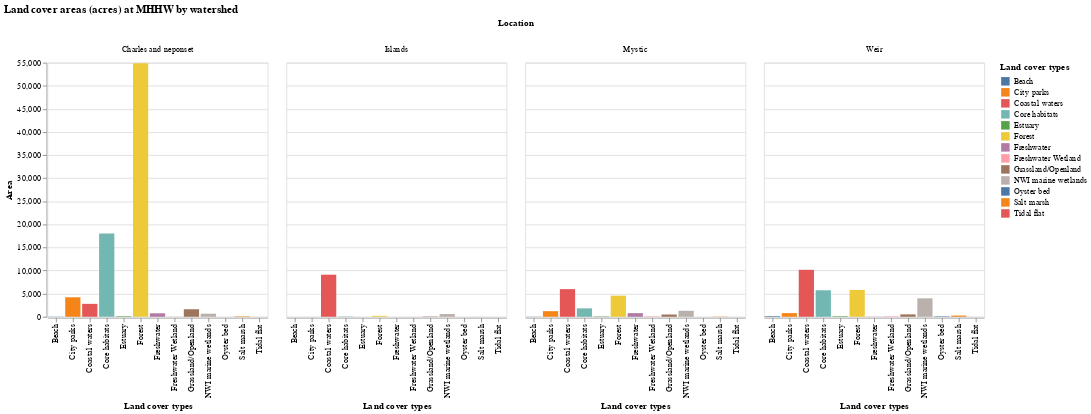

Notebook source saved alongside this figure:
### Code cell
alt.Chart(df1, title = 'Land cover areas (acres) at MHHW by watershed').mark_bar().encode(
    x='Land cover types',
    y='Area',
    color='Land cover types',
    column='Location'
)

### Figure 1 — Vega-Lite specification as saved in the notebook (floating-point values rounded to 4 significant figures)
{"config": {"view": {"continuousWidth": 400, "continuousHeight": 300}}, "data": {"name": "data-ada309f7a08a96de0efd801acb5584e3"}, "mark": "bar", "encoding": {"color": {"field": "Land cover types", "type": "nominal"}, "column": {"field": "Location", "type": "nominal"}, "x": {"field": "Land cover types", "type": "nominal"}, "y": {"field": "Area", "type": "quantitative"}}, "title": "Land cover areas (acres) at MHHW by watershed", "$schema": "https://vega.github.io/schema/vega-lite/v4.17.0.json", "datasets": {"data-ada309f7a08a96de0efd801acb5584e3": [{"Land cover types": "NWI marine wetlands", "Location": "Mystic", "Area": 1299.0}, {"Land cover types": "Salt marsh", "Location": "Mystic", "Area": 46.8}, {"Land cover types": "Freshwater Wetland", "Location": "Mystic", "Area": 94.3}, {"Land cover types": "City parks", "Location": "Mystic", "Area": 1215.0}, {"Land cover types": "Beach", "Location": "Mystic", "Area": 35.25}, {"Land cover types": "Freshwater", "Location": "Mystic", "Area": 786.2}, {"Land cover types": "Oyster bed", "Location": "Mystic", "Area": 0.0}, {"Land cover types": "Estuary", "Location": "Mystic", "Area": 86.48}, {"Land cover types": "Tidal flat", "Location": "Mystic", "Area": 6.68}, {"Land cover types": "Forest", "Location": "Mystic", "Area": 4574.0}, {"Land cover types": "Grassland/Openland", "Location": "Mystic", "Area": 491.0}, {"Land cover types": "Core habitats", "Location": "Mystic", "Area": 1823.0}, {"Land cover types": "Coastal waters", "Location": "Mystic", "Area": 5985.0}, {"Land cover types": "NWI marine wetlands", "Location": "Charles and neponset", "Area": 671.4}, {"Land cover types": "Salt marsh", "Location": "Charles and neponset", "Area": 108.4}, {"Land cover types": "Freshwater Wetland", "Location": "Charles and neponset", "Area": 40.8}, {"Land cover types": "City parks", "Location": "Charles and neponset", "Area": 4218.0}, {"Land cover types": "Beach", "Location": "Charles and neponset", "Area": 40.54}, {"Land cover types": "Freshwater", "Location": "Charles and neponset", "Area": 752.1}, {"Land cover types": "Oyster bed", "Location": "Charles and neponset", "Area": 0.0}, {"Land cover types": "Estuary", "Location": "Charles and neponset", "Area": 115.2}, {"Land cover types": "Tidal flat", "Location": "Charles and neponset", "Area": 5.6}, {"Land cover types": "Forest", "Location": "Charles and neponset", "Area": 54860.0}, {"Land cover types": "Grassland/Openland", "Location": "Charles and neponset", "Area": 1632.0}, {"Land cover types": "Core habitats", "Location": "Charles and neponset", "Area": 18030.0}, {"Land cover types": "Coastal waters", "Location": "Charles and neponset", "Area": 2801.0}, {"Land cover types": "NWI marine wetlands", "Location": "Weir", "Area": 3990.0}, {"Land cover types": "Salt marsh", "Location": "Weir", "Area": 255.7}, {"Land cover types": "Freshwater Wetland", "Location": "Weir", "Area": 99.92}, {"Land cover types": "City parks", "Location": "Weir", "Area": 790.6}, {"Land cover types": "Beach", "Location": "Weir", "Area": 137.0}, {"Land cover types": "Freshwater", "Location": "Weir", "Area": 33.22}, {"Land cover types": "Oyster bed", "Location": "Weir", "Area": 104.7}, {"Land cover types": "Estuary", "Location": "Weir", "Area": 113.8}, {"Land cover types": "Tidal flat", "Location": "Weir", "Area": 10.0}, {"Land cover types": "Forest", "Location": "Weir", "Area": 5794.0}, {"Land cover types": "Grassland/Openland", "Location": "Weir", "Area": 522.5}, {"Land cover types": "Core habitats", "Location": "Weir", "Area": 5737.0}, {"Land cover types": "Coastal waters", "Location": "Weir", "Area": 10170.0}, {"Land cover types": "NWI marine wetlands", "Location": "Islands", "Area": 583.9}, {"Land cover types": "Salt marsh", "Location": "Islands", "Area": 11.72}, {"Land cover types": "Freshwater Wetland", "Location": "Islands", "Area": 11.18}, {"Land cover types": "City parks", "Location": "Islands", "Area": 5.69}, {"Land cover types": "Beach", "Location": "Islands", "Area": 0.34}, {"Land cover types": "Freshwater", "Location": "Islands", "Area": 0.0}, {"Land cover types": "Oyster bed", "Location": "Islands", "Area": 0.0}, {"Land cover types": "Estuary", "Location": "Islands", "Area": 0.0}, {"Land cover types": "Tidal flat", "Location": "Islands", "Area": 5.6}, {"Land cover types": "Forest", "Location": "Islands", "Area": 199.0}, {"Land cover types": "Grassland/Openland", "Location": "Islands", "Area": 73.9}, {"Land cover types": "Core habitats", "Location": "Islands", "Area": 72.6}, {"Land cover types": "Coastal waters", "Location": "Islands", "Area": 9110.0}]}}
